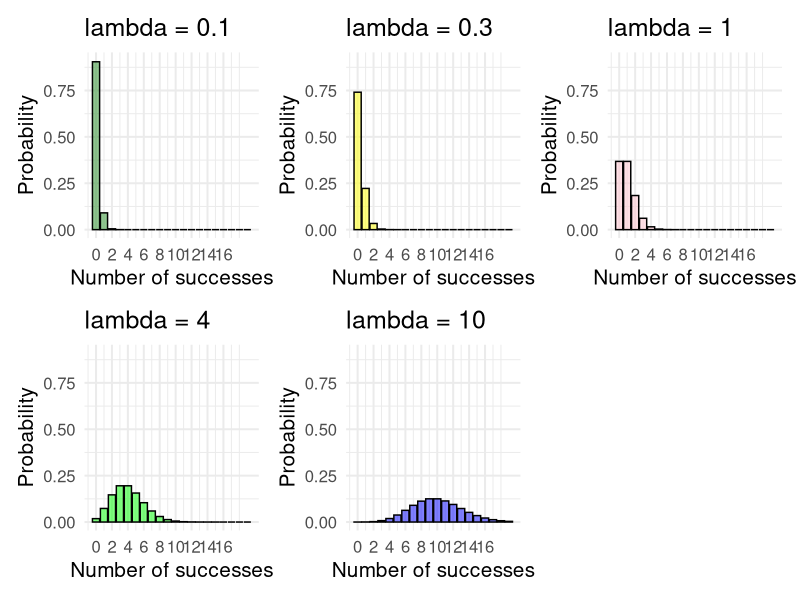
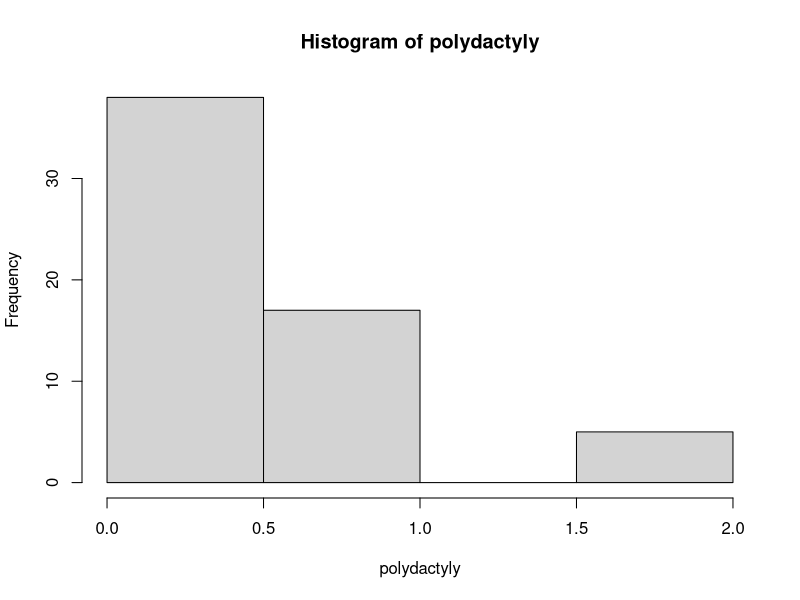

Generate these figures, in order, with R:
## ---- chunk 1
library(knitr) # for include_graphics() 
library(dplyr)
library(jpeg)
library(grid)
library(ggplot2)
## ---- chunk 2
library(ggplot2)
point.probs <- rep(NA, 21)
point.probs2 <- rep(NA, 21)
point.probs3 <- rep(NA, 21)
point.probs4 <- rep(NA, 21)
point.probs5 <- rep(NA, 21)

for(i in 1:20) {
  point.probs5[i] <- dpois(x = i-1, lambda = 0.1)
  point.probs4[i] <- dpois(x = i-1, lambda = 0.3)
  point.probs[i] <- dpois(x = i-1, lambda = 1)
  point.probs2[i] <- dpois(x = i-1, lambda = 4)
  point.probs3[i] <- dpois(x = i-1, lambda = 10)
}

probs <- data.frame(point.probs, point.probs2, point.probs3, point.probs4)

plot1 <- ggplot(probs, aes(x = 0:20, y = point.probs)) +
  geom_histogram(stat = "identity", binwidth = 1, fill = "pink", alpha = 0.5, col = "black") +
  labs(y = "Probability",
       x = "Number of successes") +
  theme_minimal(base_size = 15) +
  scale_y_continuous(limits = c(0, 0.91)) +
  scale_x_continuous(breaks = c(0, 2, 4, 6, 8, 10, 12, 14, 16)) +
  ggtitle("lambda = 1")

plot2 <- ggplot(probs, aes(x = 0:20, y = point.probs2)) +
  geom_histogram(stat = "identity", binwidth = 1, fill = "green", alpha = 0.5, col = "black") +
  labs(y = "Probability",
       x = "Number of successes") +
  theme_minimal(base_size = 15) +
  scale_y_continuous(limits = c(0, 0.91)) +
  scale_x_continuous(breaks = c(0, 2, 4, 6, 8, 10, 12, 14, 16)) +
  ggtitle("lambda = 4")

plot3 <- ggplot(probs, aes(x = 0:20, y = point.probs3)) +
  geom_histogram(stat = "identity", binwidth = 1, fill = "blue", alpha = 0.5, col = "black") +
  labs(y = "Probability",
       x = "Number of successes") +
  theme_minimal(base_size = 15) +
  scale_y_continuous(limits = c(0, 0.91)) +
  scale_x_continuous(breaks = c(0, 2, 4, 6, 8, 10, 12, 14, 16)) +
  ggtitle("lambda = 10")

plot4 <- ggplot(probs, aes(x = 0:20, y = point.probs4)) +
  geom_histogram(stat = "identity", binwidth = 1, fill = "yellow", alpha = 0.5, col = "black") +
  labs(y = "Probability",
       x = "Number of successes") +
  theme_minimal(base_size = 15) +
  scale_y_continuous(limits = c(0, 0.91)) +
  scale_x_continuous(breaks = c(0, 2, 4, 6, 8, 10, 12, 14, 16)) +
  ggtitle("lambda = 0.3")

plot5 <- ggplot(probs, aes(x = 0:20, y = point.probs5)) +
  geom_histogram(stat = "identity", binwidth = 1, fill = "forest green", alpha = 0.5, col = "black") +
  labs(y = "Probability",
       x = "Number of successes") +
  theme_minimal(base_size = 15) +
  scale_y_continuous(limits = c(0, 0.91)) +
  scale_x_continuous(breaks = c(0, 2, 4, 6, 8, 10, 12, 14, 16)) +
  ggtitle("lambda = 0.1")


library(patchwork)

plot5 + plot4 + plot1 + plot2 + plot3 + plot_layout(ncol = 3)

## ---- chunk 3
ppois(q = 1, lambda = 0.1) # notice that lambda is the parameter

# or, 
dpois(x = 0, lambda = 0.1) + dpois(x = 1, lambda = 0.1)
## ---- chunk 4
1 - ppois(q = 3, lambda = 0.1) #careful, we used q = 3 here, why 3 and not 4?
## ---- chunk 5
set.seed(200)
polydactyly<-(rpois(n = 12*5, lambda = 0.536))
polydactyly
## ---- chunk 6
hist(polydactyly)
## ---- chunk 7
mean(polydactyly)
sd(polydactyly)
## ---- chunk 8
rpois(100, lambda = 0.1)
rpois(100, lambda = 1)
